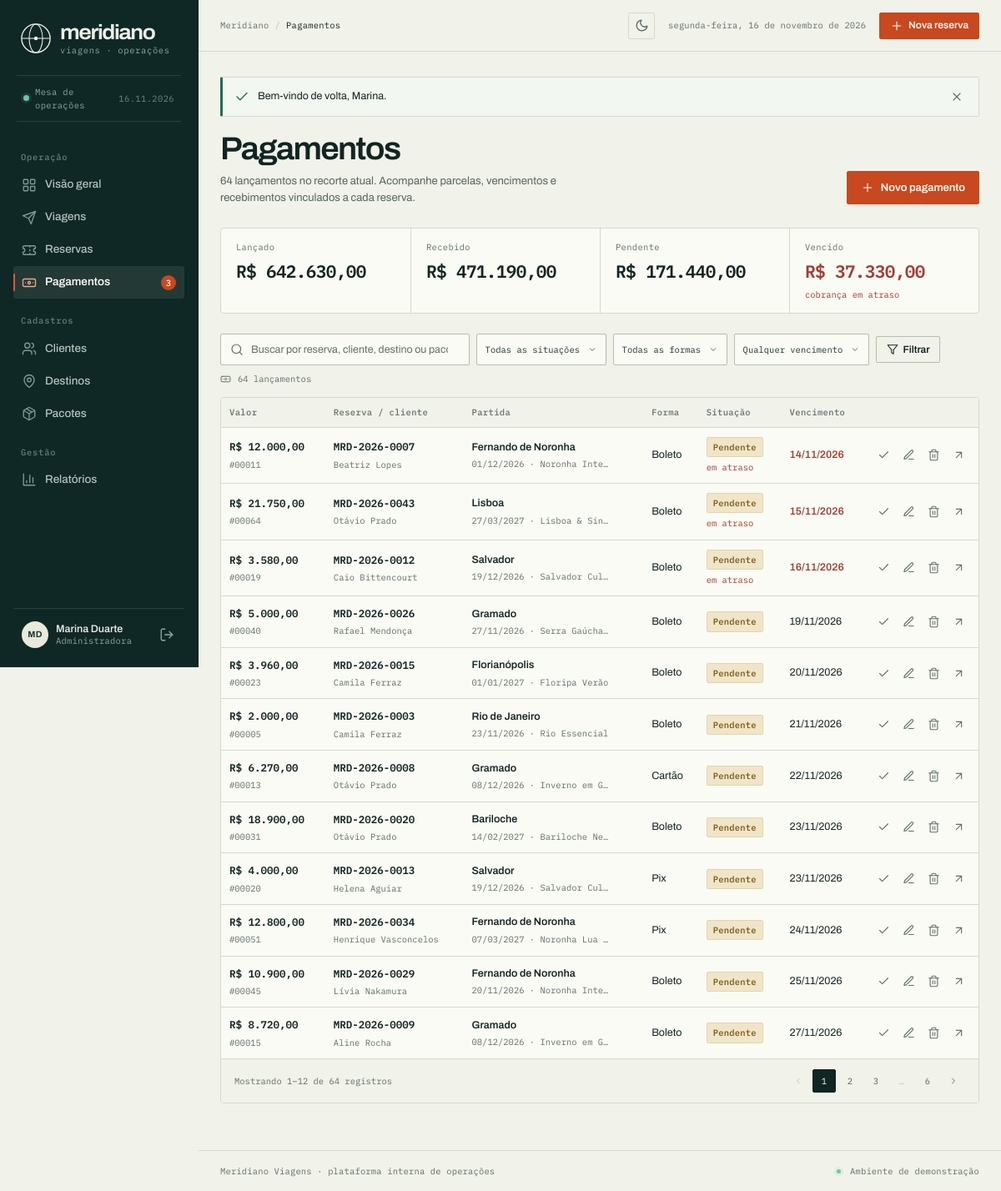
The app's page /index.php?r=pagamentos (signed in) with its own data.
### tables this page shows
CREATE TABLE pagamentos (
  id               INT UNSIGNED AUTO_INCREMENT PRIMARY KEY,
  reserva_id       INT UNSIGNED NOT NULL,
  valor            DECIMAL(10,2) NOT NULL,
  forma            ENUM('pix', 'cartao', 'boleto', 'transferencia') NOT NULL DEFAULT 'pix',
  status           ENUM('pendente', 'pago', 'estornado') NOT NULL DEFAULT 'pago',
  vencimento       DATE NULL,
  data_pagamento   DATE NULL,
  observacoes      VARCHAR(255) NULL,
  criado_em        TIMESTAMP NOT NULL DEFAULT CURRENT_TIMESTAMP,
  CONSTRAINT fk_pagamentos_reserva FOREIGN KEY (reserva_id)
    REFERENCES reservas (id) ON UPDATE CASCADE ON DELETE RESTRICT,
  INDEX idx_pagamentos_reserva (reserva_id),
  INDEX idx_pagamentos_status (status),
  INDEX idx_pagamentos_data (data_pagamento)
);

CREATE TABLE reservas (
  id             INT UNSIGNED AUTO_INCREMENT PRIMARY KEY,
  codigo         VARCHAR(24) NOT NULL UNIQUE,
  cliente_id     INT UNSIGNED NOT NULL,
  viagem_id      INT UNSIGNED NOT NULL,
  data_reserva   DATE NOT NULL,
  viajantes      TINYINT UNSIGNED NOT NULL DEFAULT 1,
  valor_total    DECIMAL(10,2) NOT NULL,
  status         ENUM('pendente', 'confirmada', 'cancelada') NOT NULL DEFAULT 'pendente',
  observacoes    TEXT NULL,
  criado_em      TIMESTAMP NOT NULL DEFAULT CURRENT_TIMESTAMP,
  CONSTRAINT fk_reservas_cliente FOREIGN KEY (cliente_id)
    REFERENCES clientes (id) ON UPDATE CASCADE ON DELETE RESTRICT,
  CONSTRAINT fk_reservas_viagem FOREIGN KEY (viagem_id)
    REFERENCES viagens (id) ON UPDATE CASCADE ON DELETE RESTRICT,
  INDEX idx_reservas_viagem (viagem_id),
  INDEX idx_reservas_cliente (cliente_id),
  INDEX idx_reservas_status (status)
);

CREATE TABLE clientes (
  id               INT UNSIGNED AUTO_INCREMENT PRIMARY KEY,
  nome             VARCHAR(160) NOT NULL,
  email            VARCHAR(160) NOT NULL UNIQUE,
  telefone         VARCHAR(24) NOT NULL,
  cpf              CHAR(11) NOT NULL UNIQUE,
  data_nascimento  DATE NULL,
  cidade           VARCHAR(100) NULL,
  estado           CHAR(2) NULL,
  observacoes      TEXT NULL,
  criado_em        TIMESTAMP NOT NULL DEFAULT CURRENT_TIMESTAMP,
  atualizado_em    TIMESTAMP NOT NULL DEFAULT CURRENT_TIMESTAMP ON UPDATE CURRENT_TIMESTAMP,
  INDEX idx_clientes_nome (nome)
);

CREATE TABLE destinos (
  id             INT UNSIGNED AUTO_INCREMENT PRIMARY KEY,
  nome           VARCHAR(120) NOT NULL UNIQUE,
  pais           VARCHAR(80) NOT NULL DEFAULT 'Brasil',
  regiao         VARCHAR(80) NULL,
  descricao      TEXT NULL,
  imagem         VARCHAR(255) NULL,
  melhor_epoca   VARCHAR(100) NULL,
  ativo          TINYINT(1) NOT NULL DEFAULT 1,
  criado_em      TIMESTAMP NOT NULL DEFAULT CURRENT_TIMESTAMP
);

CREATE TABLE viagens (
  id               INT UNSIGNED AUTO_INCREMENT PRIMARY KEY,
  pacote_id        INT UNSIGNED NOT NULL,
  data_ida         DATE NOT NULL,
  data_volta       DATE NOT NULL,
  capacidade       SMALLINT UNSIGNED NOT NULL,
  status           ENUM('planejada', 'confirmada', 'em_andamento', 'concluida', 'cancelada')
                   NOT NULL DEFAULT 'planejada',
  ponto_encontro   VARCHAR(180) NULL,
  observacoes      TEXT NULL,
  criado_em        TIMESTAMP NOT NULL DEFAULT CURRENT_TIMESTAMP,
  CONSTRAINT fk_viagens_pacote FOREIGN KEY (pacote_id)
    REFERENCES pacotes (id) ON UPDATE CASCADE ON DELETE RESTRICT,
  INDEX idx_viagens_data (data_ida),
  INDEX idx_viagens_status (status)
);

CREATE TABLE pacotes (
  id             INT UNSIGNED AUTO_INCREMENT PRIMARY KEY,
  destino_id     INT UNSIGNED NOT NULL,
  titulo         VARCHAR(160) NOT NULL,
  descricao      TEXT NULL,
  duracao_dias   TINYINT UNSIGNED NOT NULL,
  preco          DECIMAL(10,2) NOT NULL,
  inclusos       TEXT NULL,
  ativo          TINYINT(1) NOT NULL DEFAULT 1,
  criado_em      TIMESTAMP NOT NULL DEFAULT CURRENT_TIMESTAMP,
  CONSTRAINT fk_pacotes_destino FOREIGN KEY (destino_id)
    REFERENCES destinos (id) ON UPDATE CASCADE ON DELETE RESTRICT,
  INDEX idx_pacotes_destino (destino_id)
);

### views/pagamentos/index.php (the view, shortened to what the rows shown need)
<div class="page-head">
    <div class="page-head__copy">
        <h1>Pagamentos</h1>
    </div>
        <a class="button button--primary" href="<?= url('pagamentos', ['acao' => 'novo']) ?>"><?= icon('plus', 'icon', 16) ?> Novo pagamento</a>
</div>
<section class="panel panel--flush">
    <?php if ($pagamentos): ?>
        <div class="table-wrap">
            <table class="data-table">
                <thead>
                    <tr>
                        <th scope="col">Valor</th>
                        <th scope="col">Reserva / cliente</th>
                        <th scope="col">Partida</th>
                        <th scope="col">Forma</th>
                        <th scope="col">Situação</th>
                        <th scope="col">Vencimento</th>
                        <th scope="col"><span class="sr-only">Ações</span></th>
                    </tr>
                </thead>
                <tbody>
                    <?php foreach ($pagamentos as $pagamento): ?>
                        <tr>
                            <td>
                                <span class="cell-strong mono"><?= e(money($pagamento['valor'])) ?></span>
                                <div class="cell-sub">#<?= str_pad((string) $pagamento['id'], 5, '0', STR_PAD_LEFT) ?></div>
                            </td>
                            <td>
                                <a class="cell-main mono" href="<?= url('reservas', ['acao' => 'ver', 'id' => $pagamento['reserva_id']]) ?>"><?= e($pagamento['reserva_codigo']) ?></a>
                                <div class="cell-sub"><?= e($pagamento['cliente_nome']) ?></div>
                            </td>
                            <td>
                                <span class="cell-main"><?= e($pagamento['destino_nome']) ?></span>
                                <div class="cell-sub cell-sub--clip" title="<?= e(data_br($pagamento['data_ida']) . ' · ' . $pagamento['pacote_titulo']) ?>"><?= e(data_br($pagamento['data_ida'])) ?> · <?= e($pagamento['pacote_titulo']) ?></div>
                            </td>
                            <td><?= e(forma_pagamento_label($pagamento['forma'])) ?></td>
                            <td>
                                <span class="badge badge--<?= e(badge_tom($pagamento['status'])) ?>"><?= e(status_pagamento_label($pagamento['status'])) ?></span>
                                <?php if ((int) $pagamento['vencido'] === 1): ?>
                                    <div class="cell-sub" style="color: var(--danger); margin-top: 4px;">em atraso</div>
                                <?php endif; ?>
                            </td>
                            <td>
                                <span class="<?= (int) $pagamento['vencido'] === 1 ? 'cell-strong' : '' ?>" style="<?= (int) $pagamento['vencido'] === 1 ? 'color: var(--danger);' : '' ?>">
                                    <?= e(data_br($pagamento['vencimento'])) ?>
                                </span>
                            </td>
                            <td class="cell-actions">
                                <div class="cell-actions__group">
                                    <?php if ($pagamento['status'] === 'pendente'): ?>
                                        <form class="action-form" method="post" action="<?= url('pagamentos', ['acao' => 'pagar', 'id' => $pagamento['id']]) ?>">
                                            <button class="action-link" type="submit" aria-label="Marcar pagamento de <?= e(money($pagamento['valor'])) ?> como recebido" title="Marcar como recebido">
                                                <?= icon('check', 'icon', 15) ?>
                                            </button>
                                        </form>
                                    <?php endif; ?>
                                    <a class="action-link" href="<?= url('pagamentos', ['acao' => 'editar', 'id' => $pagamento['id']]) ?>" aria-label="Editar pagamento de <?= e(money($pagamento['valor'])) ?>" title="Editar">
                                        <?= icon('edit', 'icon', 15) ?>
                                    </a>
                                    <?php if ($pagamento['status'] !== 'pago'): ?>
                                        <form class="action-form" method="post" action="<?= url('pagamentos', ['acao' => 'excluir', 'id' => $pagamento['id']]) ?>"
                                              data-confirm="Excluir o lançamento de <?= e(money($pagamento['valor'])) ?> da reserva <?= e($pagamento['reserva_codigo']) ?>?"
                                              data-confirm-label="Excluir lançamento">
                                            <button class="action-link action-link--danger" type="submit" aria-label="Excluir lançamento de <?= e(money($pagamento['valor'])) ?>" title="Excluir">
                                                <?= icon('trash', 'icon', 15) ?>
                                            </button>
                                        </form>
                                    <?php endif; ?>
                                    <a class="action-link" href="<?= url('reservas', ['acao' => 'ver', 'id' => $pagamento['reserva_id']]) ?>" aria-label="Abrir reserva <?= e($pagamento['reserva_codigo']) ?>" title="Abrir reserva">
                                        <?= icon('arrow-up-right', 'icon', 15) ?>
                                    </a>
                                </div>
                            </td>
                        </tr>
                    <?php endforeach; ?>
                </tbody>
            </table>
        </div>
        <?php include VIEWS_PATH . '/partials/pagination.php'; ?>
    <?php endif; ?>
</section>

### app/icons.php (shortened to what the rows shown need)
<?php
function icon(string $nome, string $classe = 'icon', int $tamanho = 20): string
{
    $path = $icones[$nome] ?? $icones['info'];
    return '<svg class="' . e($classe) . '" width="' . $tamanho . '" height="' . $tamanho
        . '" viewBox="0 0 24 24" fill="none" stroke="currentColor" stroke-width="1.8"'
        . ' stroke-linecap="round" stroke-linejoin="round" aria-hidden="true">' . $path . '</svg>';
}

### views/partials/pagination.php (shortened to what the rows shown need)
<?php if (($paginacao['paginas'] ?? 1) > 1): ?>
    <nav class="pagination" aria-label="Paginação">
        <span class="pagination__pages">
            <a class="pagination__link <?= $paginacao['pagina'] <= 1 ? 'is-disabled' : '' ?>"
               href="<?= e(url_com_pagina(max(1, $paginacao['pagina'] - 1))) ?>"
               aria-label="Página anterior" <?= $paginacao['pagina'] <= 1 ? 'aria-disabled="true" tabindex="-1"' : '' ?>>
                <?= icon('chevron-left', 'icon', 12) ?>
            </a>
            <?php
            $inicioJanela = max(1, $paginacao['pagina'] - 2);
            $fimJanela = min($paginacao['paginas'], $paginacao['pagina'] + 2);
            ?>
            <?php for ($p = $inicioJanela; $p <= $fimJanela; $p++): ?>
                <a class="pagination__link <?= $p === $paginacao['pagina'] ? 'is-current' : '' ?>"
                   href="<?= e(url_com_pagina($p)) ?>"
                   <?= $p === $paginacao['pagina'] ? 'aria-current="page"' : '' ?>><?= $p ?></a>
            <?php endfor; ?>
            <?php if ($fimJanela < $paginacao['paginas']): ?>
                <?php if ($fimJanela < $paginacao['paginas'] - 1): ?><span class="pagination__link is-disabled">…</span><?php endif; ?>
                <a class="pagination__link" href="<?= e(url_com_pagina($paginacao['paginas'])) ?>"><?= (int) $paginacao['paginas'] ?></a>
            <?php endif; ?>
            <a class="pagination__link <?= $paginacao['pagina'] >= $paginacao['paginas'] ? 'is-disabled' : '' ?>"
               href="<?= e(url_com_pagina(min($paginacao['paginas'], $paginacao['pagina'] + 1))) ?>"
               aria-label="Próxima página" <?= $paginacao['pagina'] >= $paginacao['paginas'] ? 'aria-disabled="true" tabindex="-1"' : '' ?>>
                <?= icon('chevron-right', 'icon', 12) ?>
            </a>
        </span>
    </nav>
<?php endif; ?>

### records on screen
pagamentos: valor "R$ 12.000,00", id "00011", reserva.codigo "MRD-2026-0007", clientes.nome "Beatriz Lopes", destinos.nome "Fernando de Noronha", viagens.data_ida "01/12/2026", pacotes.titulo "Noronha Inte…", forma "Boleto", status "Pendente", shows "em atraso", vencimento "14/11/2026", $tamanho 15 (drawn)
pagamentos: valor "R$ 21.750,00", id "00064", reserva.codigo "MRD-2026-0043", clientes.nome "Otávio Prado", destinos.nome "Lisboa", viagens.data_ida "27/03/2027", pacotes.titulo "Lisboa & Sin…", forma "Boleto", status "Pendente", shows "em atraso", vencimento "15/11/2026", $tamanho 15 (drawn)
pagamentos: valor "R$ 3.580,00", id "00019", reserva.codigo "MRD-2026-0012", clientes.nome "Caio Bittencourt", destinos.nome "Salvador", viagens.data_ida "19/12/2026", pacotes.titulo "Salvador Cul…", forma "Boleto", status "Pendente", shows "em atraso", vencimento "16/11/2026", $tamanho 15 (drawn)
pagamentos: valor "R$ 5.000,00", id "00040", reserva.codigo "MRD-2026-0026", clientes.nome "Rafael Mendonça", destinos.nome "Gramado", viagens.data_ida "27/11/2026", pacotes.titulo "Serra Gaúcha…", forma "Boleto", status "Pendente", vencimento "19/11/2026", $tamanho 15 (drawn)
pagamentos: valor "R$ 3.960,00", id "00023", reserva.codigo "MRD-2026-0015", clientes.nome "Camila Ferraz", destinos.nome "Florianópolis", viagens.data_ida "01/01/2027", pacotes.titulo "Floripa Verão", forma "Boleto", status "Pendente", vencimento "20/11/2026", $tamanho 15 (drawn)
pagamentos: valor "R$ 2.000,00", id "00005", reserva.codigo "MRD-2026-0003", clientes.nome "Camila Ferraz", destinos.nome "Rio de Janeiro", viagens.data_ida "23/11/2026", pacotes.titulo "Rio Essencial", forma "Boleto", status "Pendente", vencimento "21/11/2026", $tamanho 15 (drawn)
pagamentos: valor "R$ 6.270,00", id "00013", reserva.codigo "MRD-2026-0008", clientes.nome "Otávio Prado", destinos.nome "Gramado", viagens.data_ida "08/12/2026", pacotes.titulo "Inverno em G…", forma "Cartão", status "Pendente", vencimento "22/11/2026", $tamanho 15 (drawn)
pagamentos: valor "R$ 18.900,00", id "00031", reserva.codigo "MRD-2026-0020", clientes.nome "Otávio Prado", destinos.nome "Bariloche", viagens.data_ida "14/02/2027", pacotes.titulo "Bariloche Neve", forma "Boleto", status "Pendente", vencimento "23/11/2026", $tamanho 15 (drawn)
pagamentos: valor "R$ 4.000,00", id "00020", reserva.codigo "MRD-2026-0013", clientes.nome "Helena Aguiar", destinos.nome "Salvador", viagens.data_ida "19/12/2026", pacotes.titulo "Salvador Cul…", forma "Pix", status "Pendente", vencimento "23/11/2026", $tamanho 15 (drawn)
pagamentos: valor "R$ 12.800,00", id "00051", reserva.codigo "MRD-2026-0034", clientes.nome "Henrique Vasconcelos", destinos.nome "Fernando de Noronha", viagens.data_ida "07/03/2027", pacotes.titulo "Noronha Lua…", forma "Pix", status "Pendente", vencimento "24/11/2026", $tamanho 15 (drawn)
pagamentos: valor "R$ 10.900,00", id "00045", reserva.codigo "MRD-2026-0029", clientes.nome "Lívia Nakamura", destinos.nome "Fernando de Noronha", viagens.data_ida "20/11/2026", pacotes.titulo "Noronha Inte…", forma "Boleto", status "Pendente", vencimento "25/11/2026", $tamanho 15 (drawn)
pagamentos: valor "R$ 8.720,00", id "00015", reserva.codigo "MRD-2026-0009", clientes.nome "Aline Rocha", destinos.nome "Gramado", viagens.data_ida "08/12/2026", pacotes.titulo "Inverno em G…", forma "Boleto", status "Pendente", vencimento "27/11/2026", $tamanho 15 (drawn)

### other values on screen
$item['label'] "Visão geral"
$item['label'] "Viagens"
$item['label'] "Reservas"
$item['label'] "Pagamentos"
$item['badge'] "3"
$item['label'] "Clientes"
$item['label'] "Destinos"
$item['label'] "Pacotes"
$item['label'] "Relatórios"
iniciais($usuario['nome'] ?? '') "MD"
$usuario['nome'] "Marina Duarte"
$secaoAtual "Pagamentos"
data_extenso() "segunda-feira, 16 de novembro de 2026"
$mensagem['mensagem'] "Bem-vindo de volta, Marina."
$total "64"
